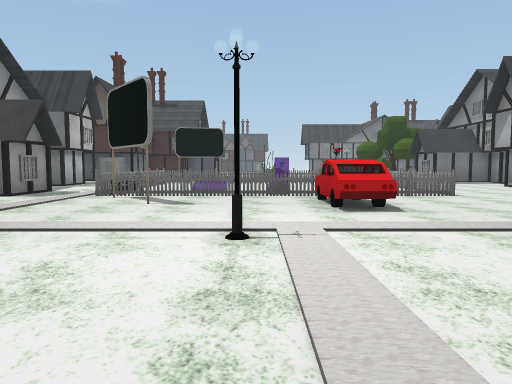
view 1 (above)

24 first-person views from a walk through a scene from a Unity 3-D project. The camera is 1.4 m above the floor, tilts 4° down and sees 70° across. The floor is counted in squares, 2 m on a side. Each view is taken from the middle of a square. On the plan, view 1 faces up. The plan holds only what a view shows up to about 11 squares ahead; the rest is blank. The place goes on beyond the plan. The player is left out. Some surface patterns are stand-ins.

view 2
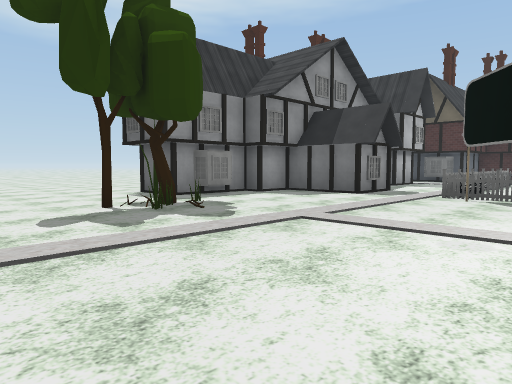

view 3
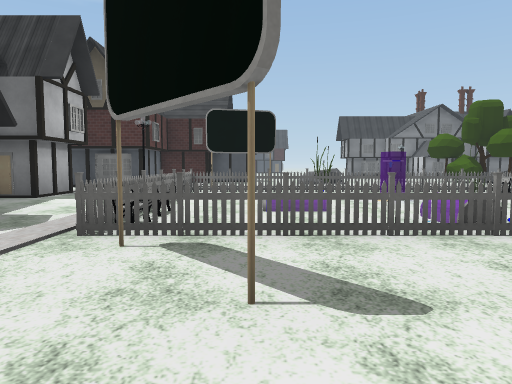

view 4
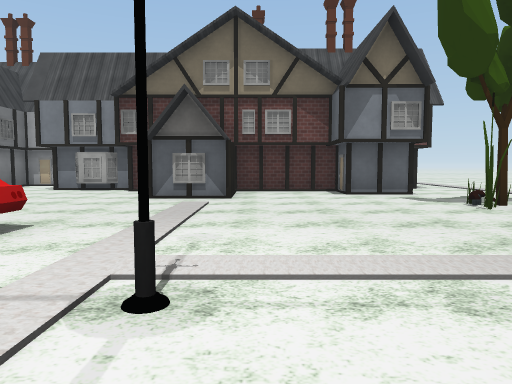

view 5
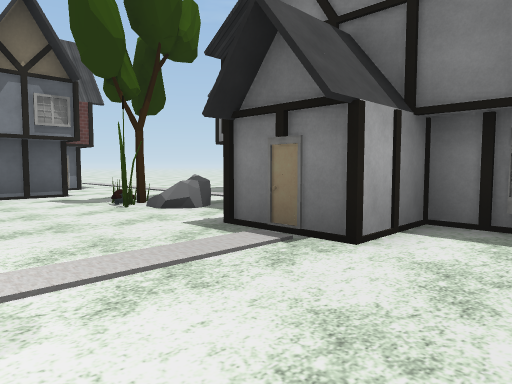

view 6
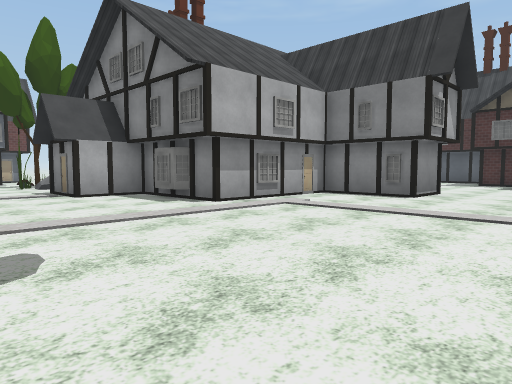

view 7
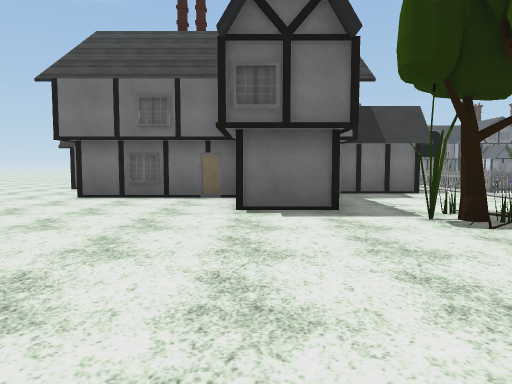

view 8
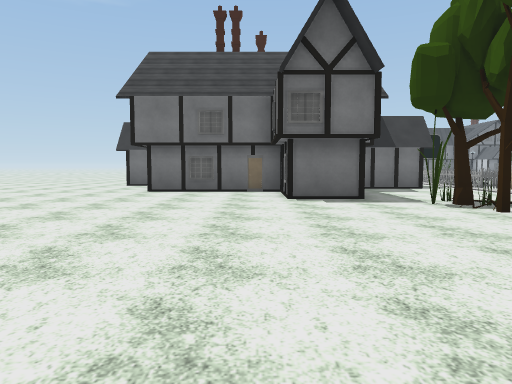

view 9
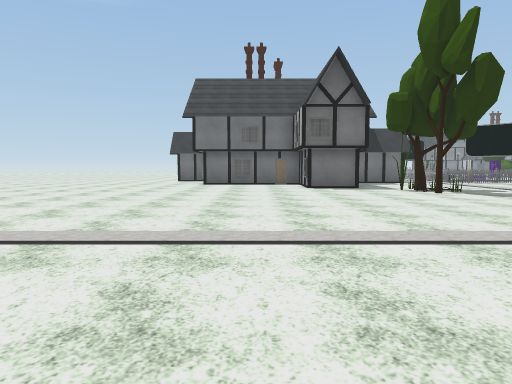

view 10
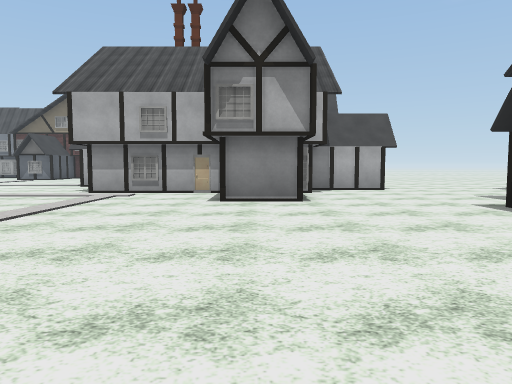

view 11
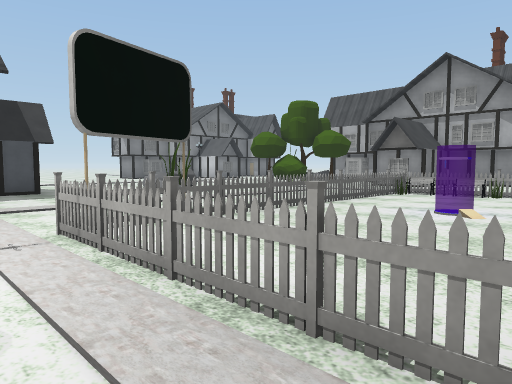

view 12
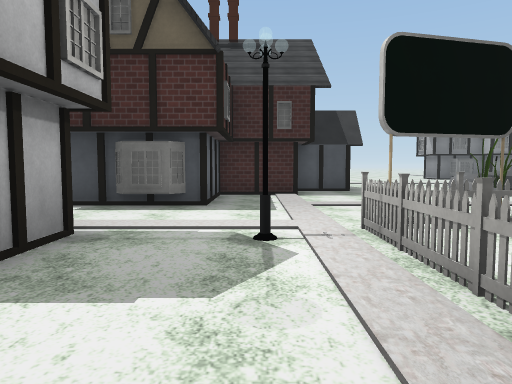

view 13
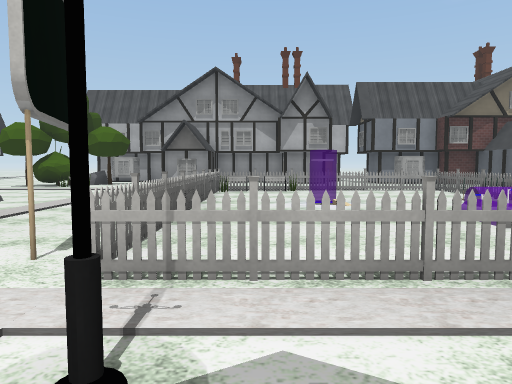

view 14
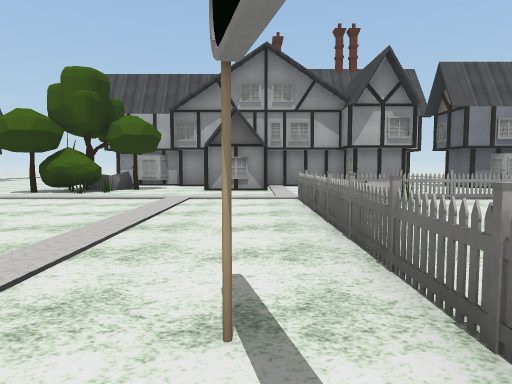

view 15
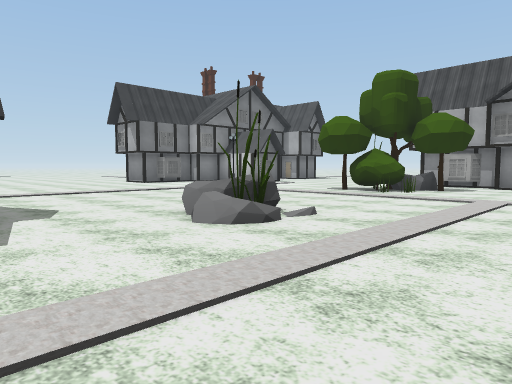

view 16
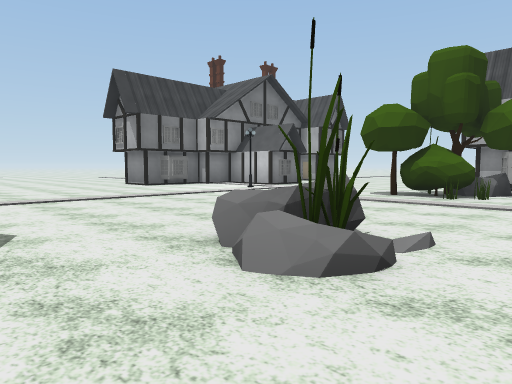

view 17
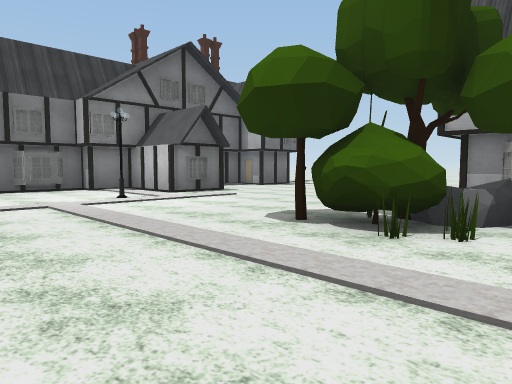

view 18
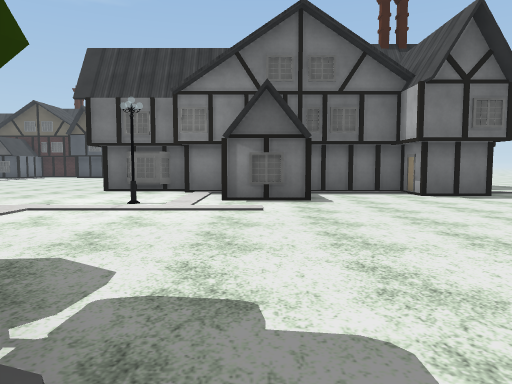

view 19
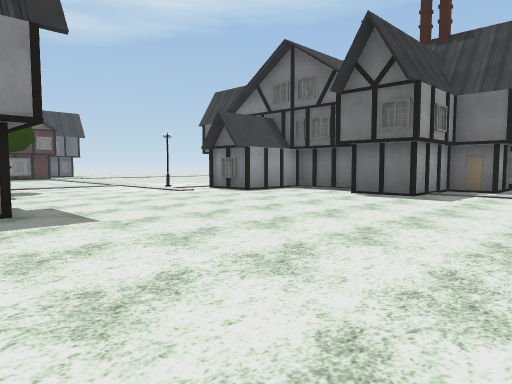

view 20
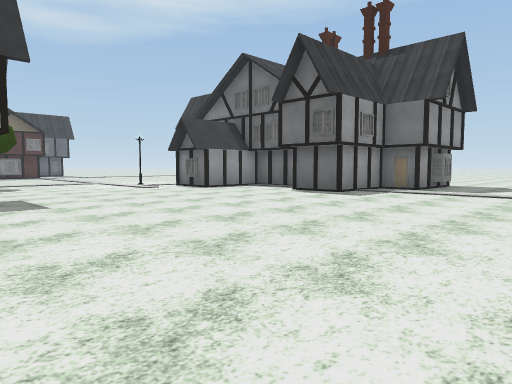

view 21
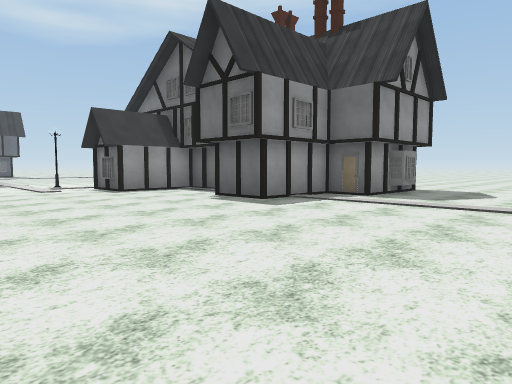

view 22
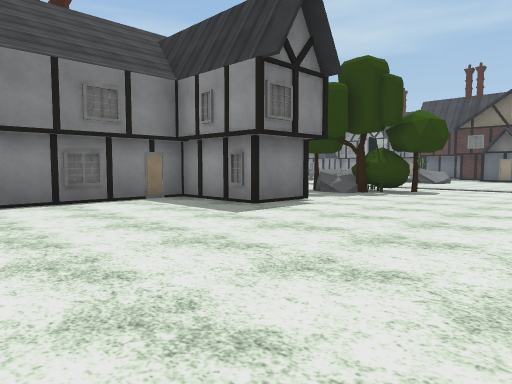

view 23
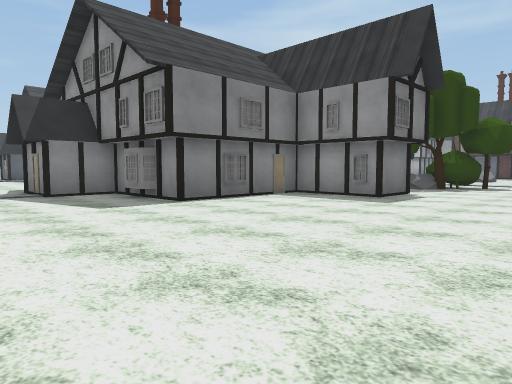

view 24
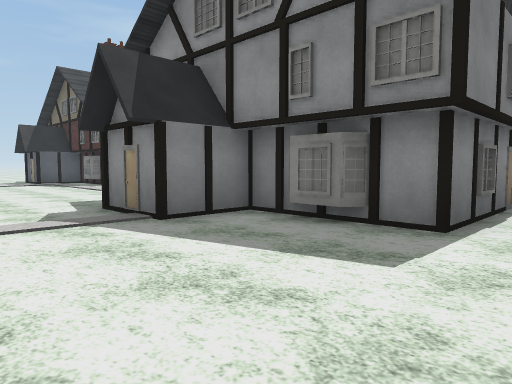

### Floor plan
Points are (right, up) in squares from view 1. A wall is a line through its corners. A room is listed if a view was taken in it or the views show most of it. See-through windows are left out.
Room 1 (views 1, 2, 3, 4, 5, 6, 7, 8, 9, 10, 11, 12, 13, 14, 15, 16, 17, 18, 19, 20, 21, 22, 23, 24)
walls: (7.7, 15.6) (7.7, 17.5); (9, 7.1) (8.6, 7.3) (8.6, 8.3); (8.9, 6.8) (8.9, 9); (-5.8, 10.4) (-5.8, 8.5) (-8.2, 8.5) (-8.2, 7.3) (-8.7, 7.3) (-8.7, 4.9) (-10.4, 4.9); (7.6, 3.5) (6, 3.5) (6, 5.4); (-6.9, 14.9) (-6.9, 13.2) (-7.8, 13.2); (-3.9, 20.1) (-5.8, 20.1) (-5.8, 17.6) (-8.4, 17.6); (-6.4, 17.3) (-7.3, 17.3) (-7.5, 17.6); (-2.3, 21.4) (-3.9, 21.4); (10.2, 20.2) (10.6, 20.5) (10.6, 21.1) (12.1, 21.1) (12.1, 18.7) (15.8, 18.7) (15.8, 15.7) (17.5, 15.7) (17.5, 13.9); (-8.4, 6.6) (-8.4, 5.7) (-8.8, 5.4); (7.1, -1) (7.1, 0.7) (8.4, 0.7) (8.4, 3.6); (-10.2, 7.3) (-14.1, 7.3); (16.1, 17.6) (16.1, 16.8); (-2.3, -2.3) (-1.4, -2.3); (-1.5, -2.6) (-0.3, -2.6) (-0.3, -1) (1.5, -1); (9.5, -2.1) (9.5, -1.6); (10.1, 28.8) (10.1, 27.6) (8.4, 27.6) (8.4, 29.1); (8.1, 30) (7.1, 30); (7.1, 30.5) (6.6, 30.5) (6.3, 30.2) (5.5, 30.2) (5.3, 30.5) (4.6, 30.5); (-5.7, -8) (-5.7, -6.3) (-3.3, -6.3) (-3.3, -2.6) (-1.6, -2.6); (15.8, 31.5) (15.8, 31.1) (14.5, 31.1) (14.5, 28.7) (13, 28.7) (13, 30) (10.5, 30)
objects: other object (-8, 4); tree (-7, 3); tree (-7, 4); other object (-7, 5); other object (-6, 3); other object (-6, 4); fence (-5, 10); streetlight (-5, 15); fence (-4, 8); other object (-4, 9); other object (-4, 10); fence (-4, 11); fence (-4, 12); fence (-4, 13); fence (-4, 14); other object (-3, 7) to (-2, 8); fence (-3, 9); fence (-3, 15); fence (-2, 9); other object (-2, 11); fence (-2, 15); billboard (-2, 16); fence (-1, 9); other object (-1, 11); fence (-1, 15); lamp (0, 4); fence (0, 9); other object (0, 10); fence (0, 15); other object (0, 19); other object (0, 20); fence (1, 9); other object (1, 10); other object (1, 13); fence (1, 15); other object (1, 20); car (2, 6) to (2, 8); fence (2, 9); other object (2, 10); fence (2, 15); fence (3, 9); fence (3, 15); other object (4, -2); other object (4, -1); fence (4, 9); bench (4, 13); bench (4, 14); fence (4, 15); other object (4, 16); other object (5, -3); mushroom (5, -2); tree (5, -1); other object (5, 0); fence (5, 9); fence (5, 10); fence (5, 11); fence (5, 12); fence (5, 14); fence (5, 15); other object (6, 21); other object (7, 20); other object (7, 21); tree (7, 22); streetlight (7, 27); tree (8, 19); other object (8, 20); other object (8, 21); tree (8, 22)

Where each view was taken, in squares from view 1:
view 1: 0 up, 0 right, facing up
view 2: 0 up, 1 left, facing up-left
view 3: 5 up, 2 left, facing up
view 4: 3 up, 2 left, facing right
view 5: 2 up, 2 left, facing down-right
view 6: 2 up, 9 left, facing down-right
view 7: 1 down, 10 left, facing up
view 8: 3 down, 11 left, facing up
view 9: 7 down, 12 left, facing up
view 10: 7 down, 13 left, facing right
view 11: 11 up, 5 left, facing up-right
view 12: 11 up, 5 left, facing up
view 13: 14 up, 6 left, facing right
view 14: 16 up, 3 left, facing right
view 15: 16 up, 3 left, facing up-right
view 16: 18 up, 2 left, facing up-right
view 17: 19 up, 3 right, facing up-right
view 18: 20 up, 9 right, facing up
view 19: 20 up, 18 right, facing up-left
view 20: 20 up, 20 right, facing up-left
view 21: 23 up, 20 right, facing up-left
view 22: 26 up, 17 right, facing down-left
view 23: 25 up, 20 right, facing down-left
view 24: 20 up, 20 right, facing down-left
